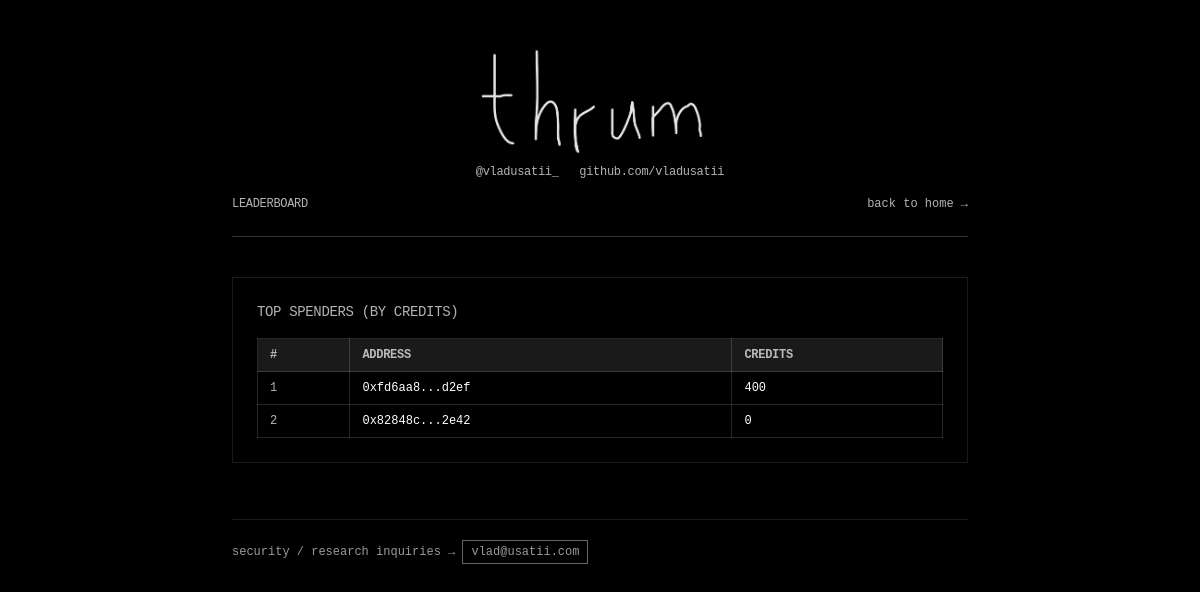
The app's page /leaderboard/, older data.
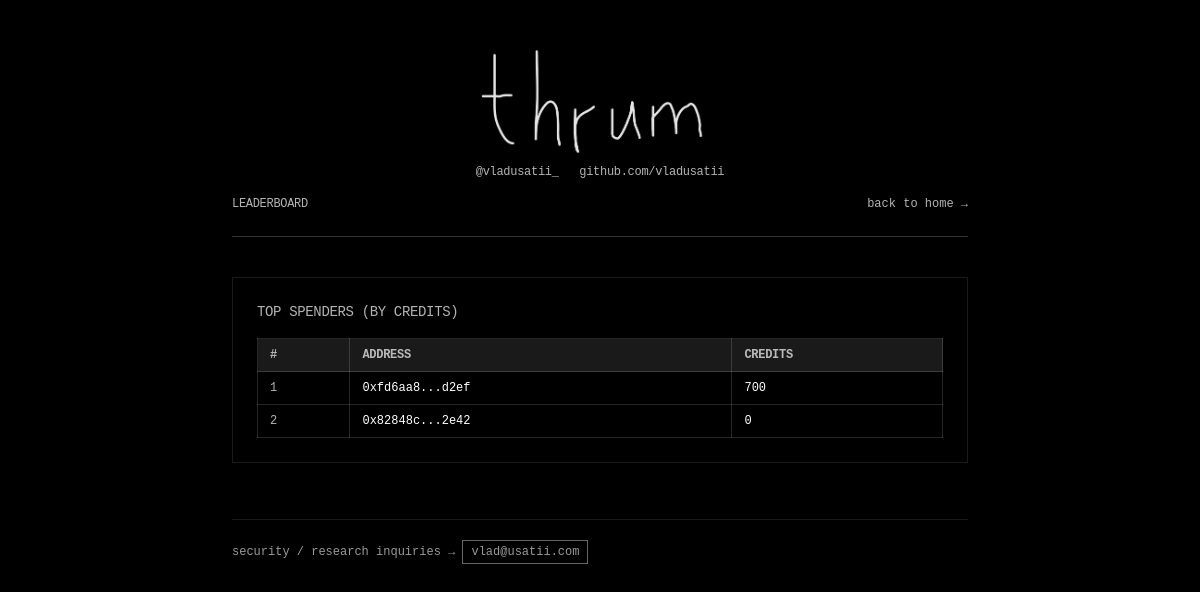
The same page, newer data.
### tables this page shows
CREATE TABLE users (
            address    TEXT PRIMARY KEY,
            credits    INTEGER NOT NULL DEFAULT 0,
            created_at DATETIME DEFAULT CURRENT_TIMESTAMP
        );

### app.py (the view)
@app.route("/leaderboard/")
def leaderboard():
    users = get_top_users(10)
    return render_template("leaderboard.html", users=users)

### app.py (called while the page is built)
@app.before_request
def setup_db():
    init_db()

def get_db():
    if "db" not in g:
        g.db = sqlite3.connect(DATABASE)
        g.db.row_factory = sqlite3.Row
    return g.db

def get_top_users(limit: int = 20):
    db = get_db()
    cur = db.execute(
        "SELECT address, credits FROM users ORDER BY credits DESC LIMIT ?",
        (limit,),
    )
    return cur.fetchall()

### compliance.py (called while the page is built)
    def _ensure_column(self, db, table: str, col: str, coltype: str):
        try: db.execute(f"ALTER TABLE {table} ADD COLUMN {col} {coltype}")
        except Exception: pass

### templates/leaderboard.html (shortened to what this page needs)
<!DOCTYPE html>
<html lang="en">
<head>
  <script src="https://cdn.tailwindcss.com"></script>
</head>
<body class="bg-black text-white">
  <main class="mx-auto max-w-3xl px-4 pb-20 pt-10">
    <section class="border-b border-white/20 pb-6">
      <div class="flex w-full flex-col items-center justify-center">
        <a href="{{ url_for('index') }}" class="inline-flex flex-col items-center">
          <img
            src="{{ url_for('static', filename='thrumLogo.png') }}"
            alt="Thrum"
            class="max-w-[260px] w-auto invert"
          />
        </a>
        <p class="mt-1 text-xs font-mono tracking-tight text-white/70">
          @vladusatii_&nbsp;&nbsp;&nbsp;github.com/vladusatii
        </p>
      </div>
      <div class="mt-4 flex items-center justify-between text-xs font-mono text-white/70">
        <span class="uppercase tracking-tight">
          leaderboard
        </span>
        <a href="{{ url_for('index') }}" class="hover:text-white">
          back to home →
        </a>
      </div>
    </section>
    <section class="mt-10 border border-white/10 bg-black/30 p-6">
      <h1 class="text-sm font-mono uppercase tracking-tight text-white/70">
        top spenders (by credits)
      </h1>
      {% if users %}
      <div class="mt-4 overflow-x-auto">
        <table class="w-full border-collapse text-sm">
          <thead>
            <tr>
              <th class="border border-white/15 px-3 py-2 text-left text-xs font-mono uppercase tracking-tight text-white/70 bg-white/10">
                #
              </th>
              <th class="border border-white/15 px-3 py-2 text-left text-xs font-mono uppercase tracking-tight text-white/70 bg-white/10">
                address
              </th>
              <th class="border border-white/15 px-3 py-2 text-left text-xs font-mono uppercase tracking-tight text-white/70 bg-white/10">
                credits
              </th>
            </tr>
          </thead>
          <tbody>
            {% for user in users %}
            <tr class="bg-black/30 hover:bg-white/5 transition-colors">
              <td class="border border-white/15 px-3 py-2 text-xs font-mono text-white/70">
                {{ loop.index }}
              </td>
              <td class="border border-white/15 px-3 py-2 text-xs font-mono">
                {{ user["address"][:8] }}...{{ user["address"][-4:] }}
              </td>
              <td class="border border-white/15 px-3 py-2 text-xs font-mono">
                {{ user["credits"] }}
              </td>
            </tr>
            {% endfor %}
          </tbody>
        </table>
      </div>
      {% else %}
      <p class="mt-4 text-xs font-mono text-white/60">
        no users yet.
      </p>
      {% endif %}
    </section>
    <section class="mt-14 border-t border-white/10 pt-4">
      <p class="mt-2 font-mono text-xs text-white/60">
        security / research inquiries →
        <span class="border border-white/40 bg-black px-2 py-1">
          vlad@usatii.com
        </span>
      </p>
    </section>
  </main>
</body>
</html>

Row changes from the older to the newer data that the page shows:
changed users (number 1 of 2 on the later page): credits "400" → "700"
